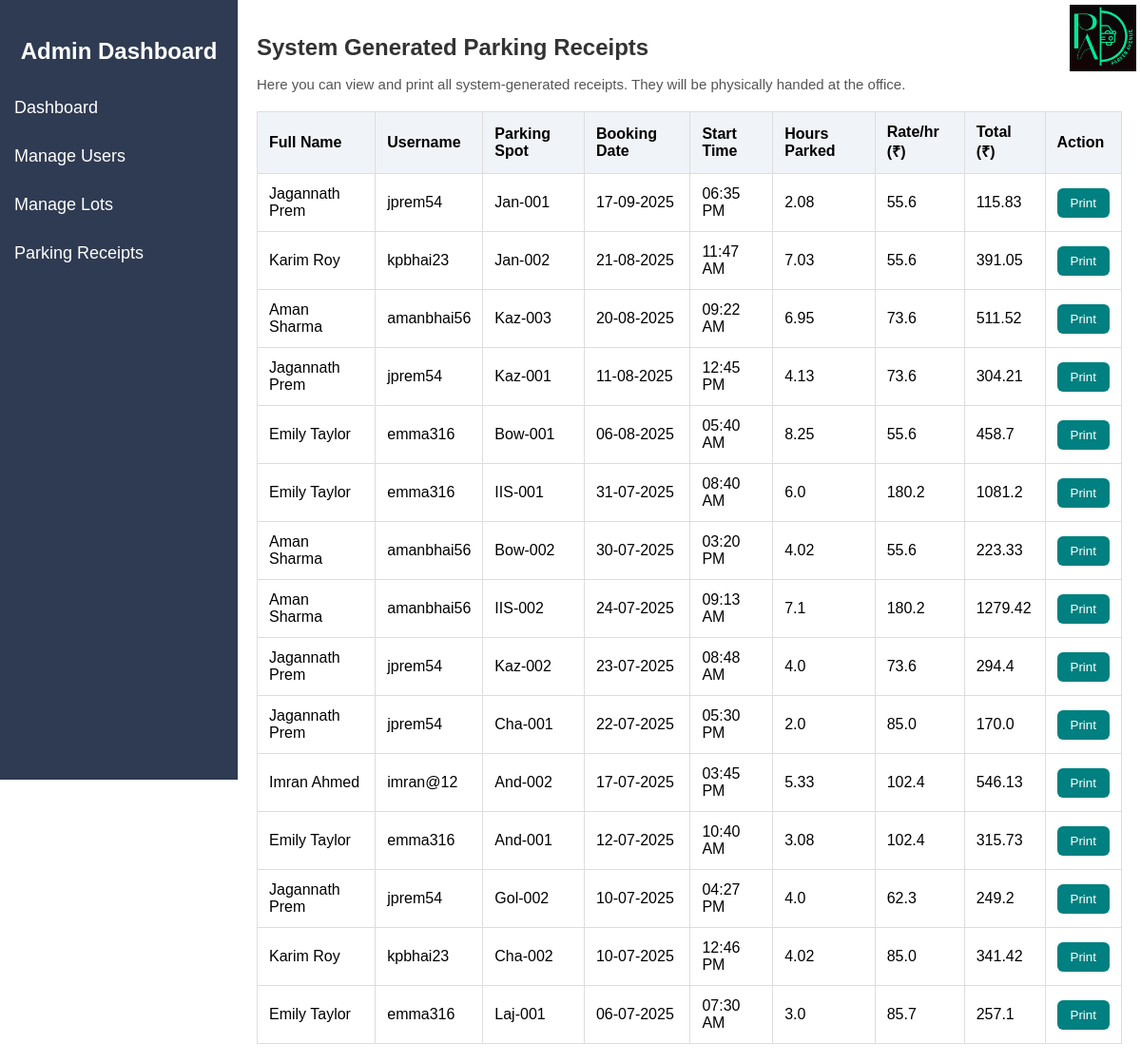
Before: /receipts (signed in) with the older database file.
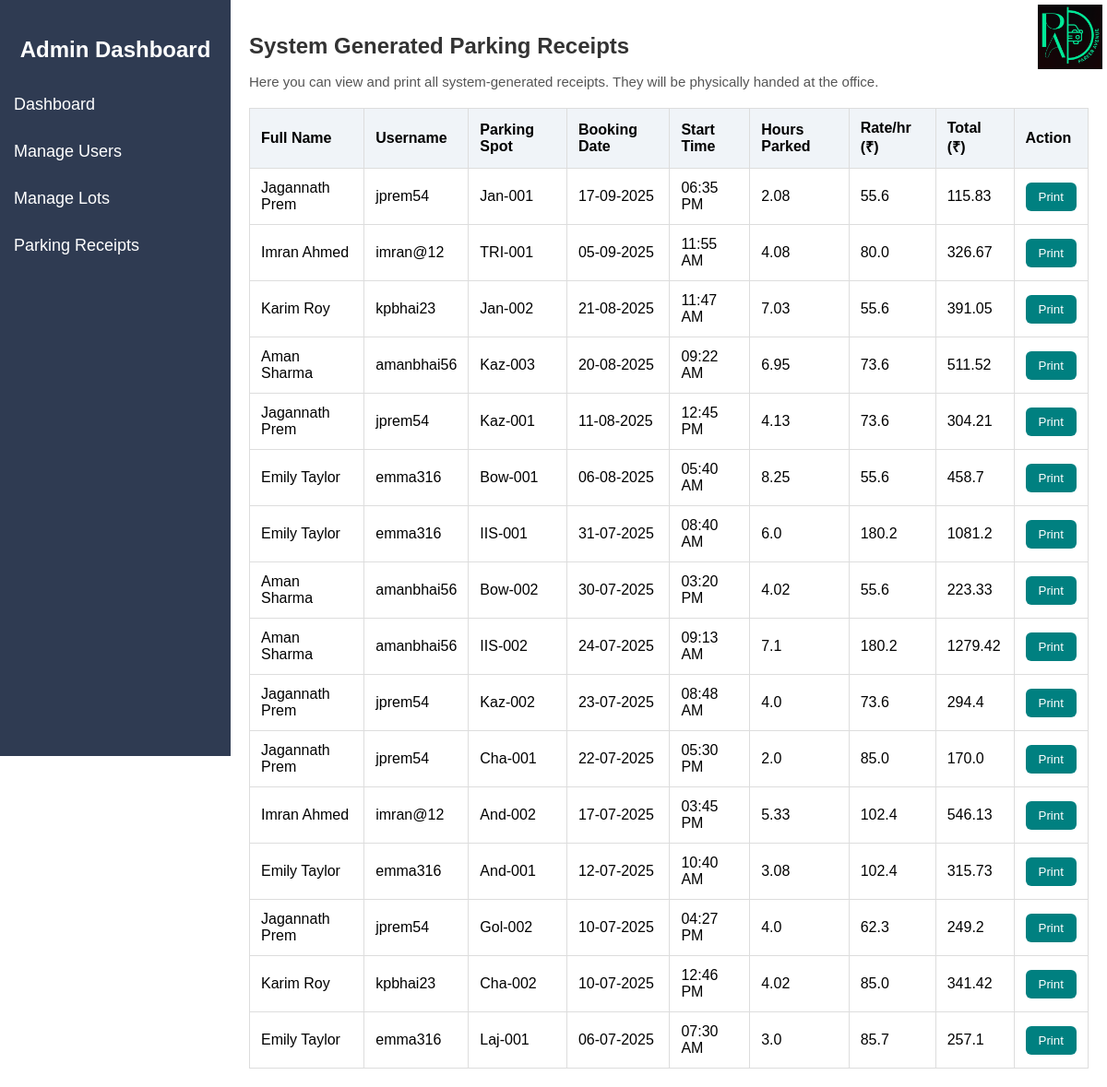
After: the same page with the newer database file.
### models.py (models this page shows, shortened)
class User(db.Model):
    id=db.Column(db.Integer, primary_key=True)
    username=db.Column(db.String(80), unique=True, nullable=False)
    fullname=db.Column(db.String(100), nullable=True)
    email=db.Column(db.String(120), unique=True, nullable=False)
    password=db.Column(db.String(50), nullable=False)
    dob=db.Column(db.Date, nullable=False)
    state=db.Column(db.String(50), nullable=False)
    is_admin=db.Column(db.Boolean, default=False)
    is_banned=db.Column(db.Boolean, default=False)
    reservations=db.relationship('Reservation', backref='user', lazy=True)

class ParkingSpot(db.Model):
    id=db.Column(db.Integer, primary_key=True)
    lot_id=db.Column(db.Integer, db.ForeignKey('parking_lot.id'), nullable=False)
    status=db.Column(db.String(1), default='A')  # A = Available, O = Occupied
    spot_number=db.Column(db.String(10), nullable=False)
    reservation=db.relationship('Reservation', backref='spot', uselist=False)

class Reservation(db.Model):
    id=db.Column(db.Integer, primary_key=True)
    spot_id=db.Column(db.Integer, db.ForeignKey('parking_spot.id'), nullable=False)
    user_id=db.Column(db.Integer, db.ForeignKey('user.id'), nullable=False)
    vehicle_id=db.Column(db.Integer, db.ForeignKey('vehicle.id'), nullable=True)
    parking_timestamp=db.Column(db.DateTime, default=datetime.utcnow)
    leaving_timestamp=db.Column(db.DateTime, nullable=True)
    cost_per_hour=db.Column(db.Float, nullable=False)
    total_cost=db.Column(db.Float, default=0.0)
    status=db.Column(db.String(20), default='Pending')

### app.py (the view)
@app.route('/receipts')
@admin_required
def receipts():
    reservations=Reservation.query.filter(
        Reservation.leaving_timestamp.isnot(None), Reservation.status!="Cancelled"
    ).order_by(Reservation.leaving_timestamp.desc()).all()
    receipts = []
    for i in reservations:
        receipts.append({'id':i.id,'username':i.user.username,'fullname':i.user.fullname,'parking_spot':i.spot.spot_number,'booking_date':i.parking_timestamp.strftime('%d-%m-%Y'),'start_time':i.parking_timestamp.strftime('%I:%M %p'),'hours_parked': round((i.leaving_timestamp-i.parking_timestamp).total_seconds()/3600, 2),'rate_per_hour':i.cost_per_hour,'total_amount':i.total_cost})
    return render_template('receipt.html', receipts=receipts)

### app.py (called while the page is built)
def admin_required(f):
    @wraps(f)
    def decorated_function(*args, **kwargs):
        if not session.get('admin_logged_in'):
            flash('Admin access is required', 'danger')
            return redirect(url_for('admin_login'))
        return f(*args, **kwargs)
    return decorated_function

### templates/receipt.html (shortened to what this page needs)
<!DOCTYPE html>
<html lang="en">
<head>
</head>
<body>
  <div class="sidebar">
    <h2>Admin Dashboard</h2>
    <a href="{{ url_for('admin_dashboard') }}">Dashboard</a>
    <a href="{{ url_for('manage_users') }}">Manage Users</a>
    <a href="{{ url_for('manage_lots') }}">Manage Lots</a>
    <a href="{{ url_for('receipts') }}">Parking Receipts</a>
  </div>
  <div class="main-content">
    <div class="logo-container">
      <img src="{{ url_for('static', filename='../static/parker_avenue_logo.png') }}" alt=" " />
    </div>
    <h1>System Generated Parking Receipts</h1>
    <p>Here you can view and print all system-generated receipts. They will be physically handed at the office.</p>
    <table id="receiptTable">
      <thead>
        <tr>
          <th>Full Name</th>
          <th>Username</th>
          <th>Parking Spot</th>
          <th>Booking Date</th>
          <th>Start Time</th>
          <th>Hours Parked</th>
          <th>Rate/hr (₹)</th>
          <th>Total (₹)</th>
          <th class="action-col">Action</th>
        </tr>
      </thead>
      <tbody>
        {% for receipt in receipts %}
        <tr id="receipt-row-{{ receipt.id }}">
          <td>{{ receipt.fullname }}</td>
          <td>{{ receipt.username }}</td>
          <td>{{ receipt.parking_spot }}</td>
          <td>{{ receipt.booking_date }}</td>
          <td>{{ receipt.start_time }}</td>
          <td>{{ receipt.hours_parked }}</td>
          <td>{{ receipt.rate_per_hour }}</td>
          <td>{{ receipt.total_amount }}</td>
          <td class="action-col">
            <button class="print-btn" onclick="printRow('receipt-row-{{ receipt.id }}')">Print</button>
          </td>
        </tr>
        {% endfor %}
      </tbody>
    </table>
  </div>
</body>
</html>

### templates/receipt.html (style rules this page uses)
body { font-family:Arial, sans-serif; display:flex; margin:0; }
.sidebar { width:250px; background-color: #2f3b52; color:#fff; padding-top:20px; height:100vh; position:fixed; }
.sidebar h2 { text-align:center; margin-bottom:20px; }
.sidebar a { color:white; padding:15px; text-decoration:none; display:block; font-size:18px; }
.main-content { margin-left:250px; padding:20px; width:100%; }
.main-content h1 { font-size: 24px; color: #333; }
.main-content p { font-size:15px; color:#555; margin-top:6px; }
table { width:100%; border-collapse:collapse; margin-top:20px; background-color:white; }
th, td { padding:12px; border:1px solid #ddd; text-align:left; }
th { background: #f0f4f8; }
.print-btn { margin-top:0; padding:8px 14px; background-color:teal; color:white; border:none; cursor:pointer; border-radius:6px; }
.logo-container { position:absolute; top:5px; right:5px; text-align:right; }
.logo-container img { height:70px; width:70px; }

Changed rows visible on the page:
now on this page (row edited): ParkingSpot: parking_spot "TRI-001"
added Reservation: rate_per_hour "80.0", total_amount "326.67"
Other visible differences:
new list line: "Imran Ahmed imran@12"
new list line: "05-09-2025 11:55 AM 4.08 Print"
